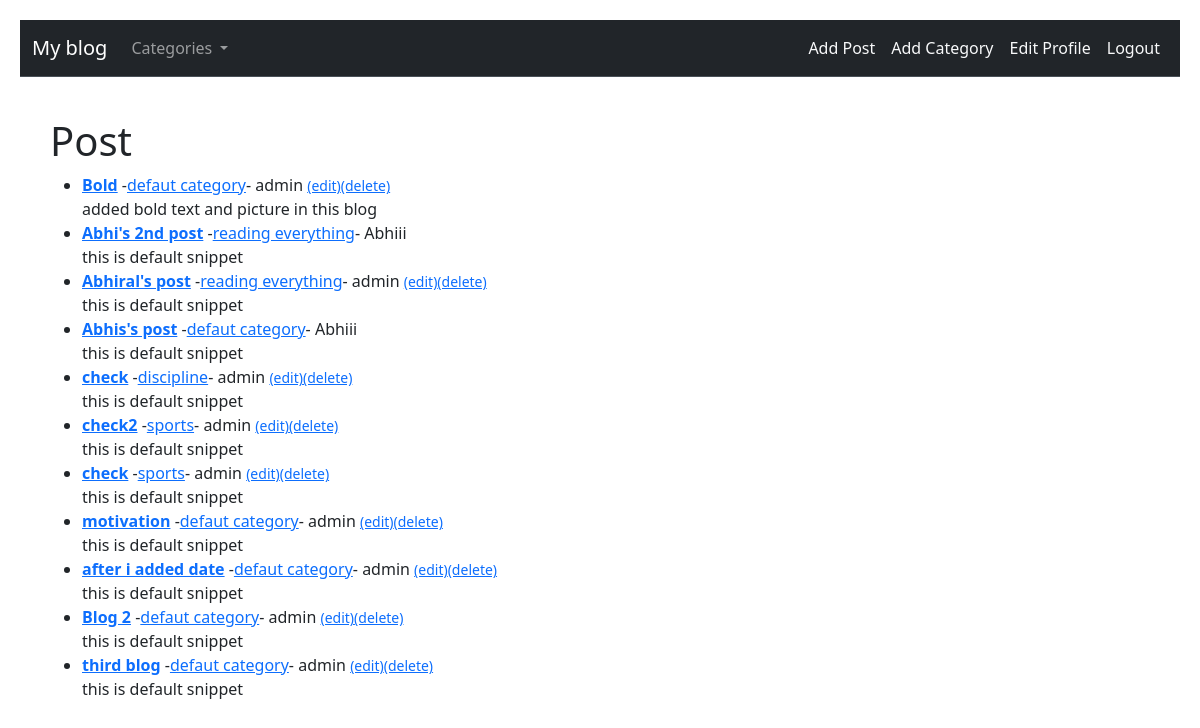
The app's page / (signed in) with its own data.
### theblog/models.py (models this page shows, shortened)
class Post(models.Model):
    title = models.CharField(max_length=255)
    author = models.ForeignKey(User, on_delete=models.CASCADE)
    category = models.CharField(max_length=255,default="defaut category")
    body = RichTextField(blank=True,null=True)
    snippet = models.CharField(max_length=255,default="this is default snippet")
    post_date = models.DateTimeField(auto_now_add=True)
    likes = models.ManyToManyField(User,related_name='blog_posts')

### theblog/views.py (the view)
# urls.py: path('',HomeView.as_view(), name="home"),
class HomeView(ListView):
    model = Post
    template_name = 'home.html'
    ordering = ['-post_date']
    def get_context_data(self, *args,**kwargs) :
        cat_menu = Category.objects.all()
        context = super().get_context_data(*args,**kwargs)
        context["cat_menu"] = cat_menu
        return context

### theblog/models.py (called while the page is built)
    def __str__(self):
        return self.name

### theblog/templates/home.html
{% extends "base.html" %}
{%block content%}
<h1>Post</h1>
<ul>
    {% for post in object_list %}
    <li>
        <strong><a href="{% url 'article-detail' post.pk %}">{{ post.title }}</a></strong> -<a href="{% url 'category' post.category|slugify %}">{{ post.category}}</a>- {{ post.author.username }}
        {% if user.is_authenticated %}
        {%if post.author.id == user.id %}
        <small><a href="{%url 'update_post' post.pk%}">(edit)</a></small><small><a href="{%url 'delete_post' post.pk%}">(delete)</a></small>
        {% endif %}
        {%endif%}
        <br>
        {{post.snippet}}
    </li>
    {% endfor %}
</ul>
{%endblock content%}

### theblog/templates/base.html (style rules this page uses)
body { padding: 20px; }

### records on screen
Post: title "Bold", category "defaut category", author.username "admin", shows "(edit)", snippet "added bold text and picture in this blog"
Post: title "Abhi's 2nd post", category "reading everything", author.username "Abhiii", snippet "this is default snippet"
Post: title "Abhiral's post", category "reading everything", author.username "admin", shows "(edit)", snippet "this is default snippet"
Post: title "Abhis's post", category "defaut category", author.username "Abhiii", snippet "this is default snippet"
Post: title "check", category "discipline", author.username "admin", shows "(edit)", snippet "this is default snippet"
Post: title "check2", category "sports", author.username "admin", shows "(edit)", snippet "this is default snippet"
Post: title "check", category "sports", author.username "admin", shows "(edit)", snippet "this is default snippet"
Post: title "motivation", category "defaut category", author.username "admin", shows "(edit)", snippet "this is default snippet"
Post: title "after i added date", category "defaut category", author.username "admin", shows "(edit)", snippet "this is default snippet"
Post: title "Blog 2", category "defaut category", author.username "admin", shows "(edit)", snippet "this is default snippet"
Post: title "third blog", category "defaut category", author.username "admin", shows "(edit)", snippet "this is default snippet"
